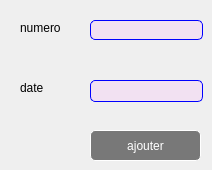
      <widget class="QWidget" name="tab_26">
       <attribute name="title">
        <string>ajouter</string>
       </attribute>
       <widget class="QLabel" name="label_42">
        <property name="geometry">
         <rect>
          <x>20</x>
          <y>20</y>
          <width>71</width>
          <height>16</height>
         </rect>
        </property>
        <property name="text">
         <string>numero </string>
        </property>
       </widget>
       <widget class="QLineEdit" name="line_id">
        <property name="geometry">
         <rect>
          <x>90</x>
          <y>20</y>
          <width>113</width>
          <height>20</height>
         </rect>
        </property>
        <property name="styleSheet">
         <string notr="true">QLineEdit{
background-color:rgba(255,170,255,20%);
border:1 solid blue;
border-radius:5px;
color:black;
}</string>
        </property>
       </widget>
       <widget class="QLineEdit" name="lineEdit_50">
        <property name="geometry">
         <rect>
          <x>90</x>
          <y>80</y>
          <width>113</width>
          <height>22</height>
         </rect>
        </property>
        <property name="styleSheet">
         <string notr="true">QLineEdit{
background-color:rgba(255,170,255,20%);
border:1 solid blue;
border-radius:5px;
color:black;
}</string>
        </property>
       </widget>
       <widget class="QLabel" name="label_43">
        <property name="geometry">
         <rect>
          <x>20</x>
          <y>80</y>
          <width>81</width>
          <height>16</height>
         </rect>
        </property>
        <property name="text">
         <string>date</string>
        </property>
       </widget>
       <widget class="QPushButton" name="pb_ajouter">
        <property name="geometry">
         <rect>
          <x>90</x>
          <y>130</y>
          <width>111</width>
          <height>31</height>
         </rect>
        </property>
        <property name="styleSheet">
         <string notr="true">QPushButton{
background-color:rgba(0,0,0,50%);
color:white;
border:1 solid white;
border-radius: 5px;
}
QPushButton:hover{
background-color:rgba(255,0,0,50%);
color:black;
}</string>
        </property>
        <property name="text">
         <string>ajouter</string>
        </property>
       </widget>
      </widget>
